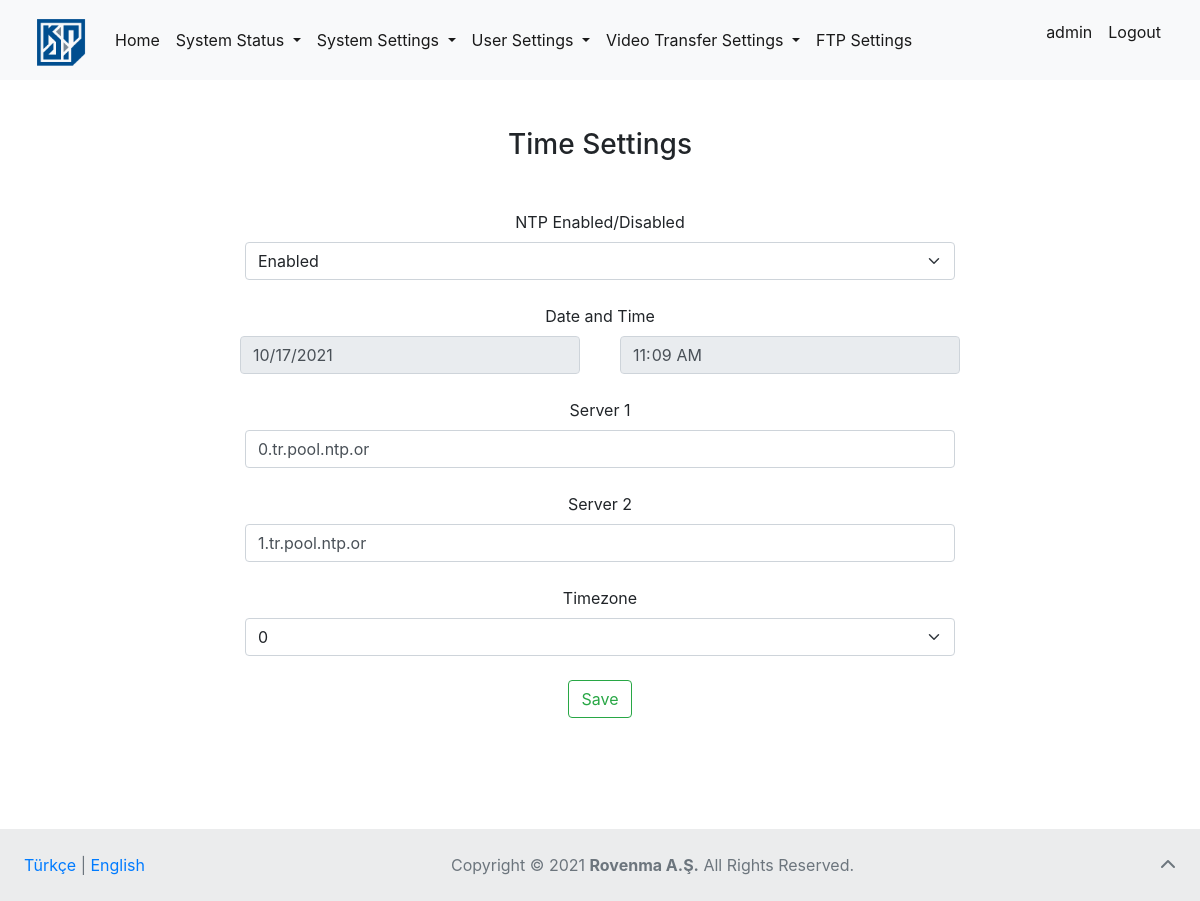
Page /time-settings/ (signed in) on the earlier database version.
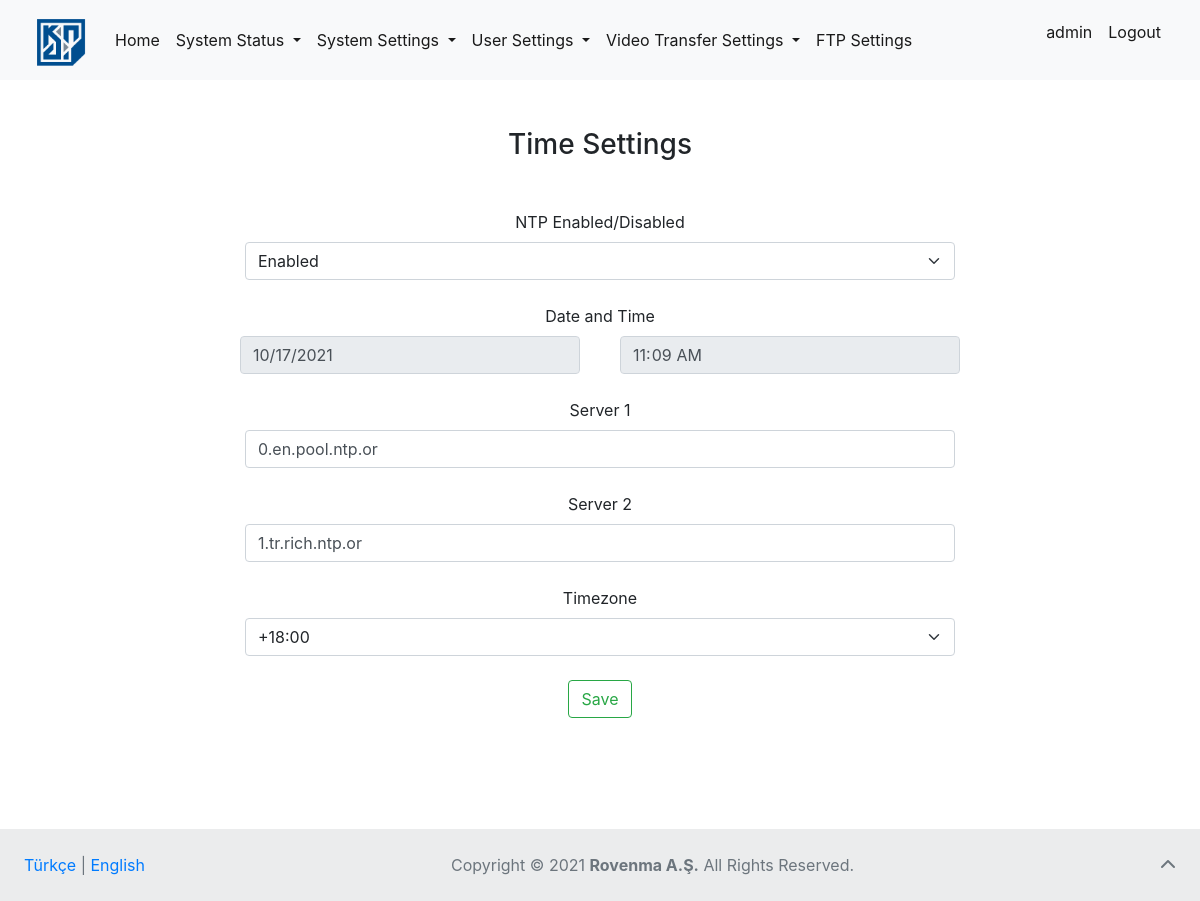
Same page on the later database version.
### page_articles/models.py (models this page shows, shortened)
class NavbarFooterArticles(models.Model):
    lang = models.CharField(
        verbose_name="Language (like TR or EN)", max_length=2)
    homepage = models.CharField(verbose_name="Home (link)", max_length=20)
    system_status = models.CharField(
        verbose_name="System Status (dropdown)", max_length=30)
    statistics_field = models.CharField(
        verbose_name="Statistics (field)", max_length=20)
    sensors = models.CharField(verbose_name="Sensors (field)", max_length=20)
    packets = models.CharField(verbose_name="Packets (field)", max_length=20, default=None, null=True)
    log_records = models.CharField(
        verbose_name="Log Records (field)", max_length=30)
    system_settings = models.CharField(
        verbose_name="System Settings (dropdown)", max_length=30)
    remote_access_settings = models.CharField(
        verbose_name="Remote Access Settings (field)", max_length=35)
    cli_access_settings = models.CharField(
        verbose_name="CLI Access Settings (field)", max_length=35)
    time_settings = models.CharField(
        verbose_name="Time Settings (field)", max_length=35)
    user_settings = models.CharField(
        verbose_name="User Settings (dropdown)", max_length=35)
    user_administration = models.CharField(
        verbose_name="User Administration (field)", max_length=30)
    authorization = models.CharField(
        verbose_name="Authorization (field)", max_length=35)
    password_changing = models.CharField(
        verbose_name="Password Changing (field)", max_length=35)
    video_transfer = models.CharField(
        verbose_name="Video Transfer Settings (dropdown)", max_length=35, default=None, null=True)
    video_transfer_settings = models.CharField(
        verbose_name="Settings (field)", max_length=15, default=None, null=True)
    input_settings = models.CharField(
        verbose_name="Input Settings (field)", max_length=18, default=None, null=True)
    ftp_settings = models.CharField(
        verbose_name="FTP Settings (field)", max_length=15, default=None, null=True)
    logout_link = models.CharField(verbose_name="Logout (link)", max_length=20)
    footer = models.CharField(
        verbose_name="All Rights Reserved (text)", max_length=35)

class TimeSettingsArticles(models.Model):
    lang = models.CharField(
        verbose_name="Language (like TR or EN)", max_length=2)
    title = models.CharField(
        verbose_name="Time Settings (title)", max_length=35)
    ntp_enabled = models.CharField(
        verbose_name="NTP Enabled/Disabled (field)", max_length=30)
    date_time_field = models.CharField(
        verbose_name="Date and Time (field)", max_length=25)
    server_field = models.CharField(
        verbose_name="Server (field)", max_length=25)
    ip_address = models.CharField(
        verbose_name="IP Address (field)", max_length=50)
    timezone = models.CharField(verbose_name="Timezone (field)", max_length=25)
    enabled = models.CharField(verbose_name="Enabled (text)", max_length=25)
    disabled = models.CharField(verbose_name="Disabled (text)", max_length=25)
    save_text = models.CharField(verbose_name="Save (text)", max_length=25)

### settings/models.py (models this page shows, shortened)
class TimeSettings(models.Model):
    TIMEZONES = [
        ("0", "0"),
        ("1", "1"),
        ("2", "2"),
        ("3", "3"),
        ("4", "4"),
        ("5", "5"),
        ("6", "6"),
        ("7", "7"),
        ("8", "8"),
        ("9", "9"),
        ("10", "10"),
        ("11", "11"),
        ("12", "12"),
        ("13", "13"),
        ("14", "14"),
        ("15", "15"),
        ("16", "16"),
        ("17", "17"),
        ("18", "18"),
        ("19", "19"),
        ("20", "20"),
        ("21", "21"),
        ("22", "22"),
        ("23", "23"),
        ("24", "24")
    ]
    use_ntp = models.BooleanField(verbose_name="Use NTP")
    date = models.DateField(verbose_name="Date")
    time = models.TimeField(verbose_name="Time")
    server1 = models.CharField(verbose_name="Server 1", max_length=200)
    server2 = models.CharField(verbose_name="Server 2", max_length=200)
    timezone = models.CharField(verbose_name="Timezone", max_length=2, choices=TIMEZONES, default=0)

### settings/views.py (the view)
# urls.py: path('time-settings/', views.time_settings_view, name="time_settings"),
def time_settings_view(request):
    if request.user.is_authenticated:
        lang = "EN"
        cookie_lang = request.COOKIES.get("lang")
        for article in TimeSettingsArticles.objects.all():
            if cookie_lang == article.lang:
                lang = article.lang
                break
        articles = TimeSettingsArticles.objects.get(lang=lang)
        navbar = NavbarFooterArticles.objects.get(lang=lang)
        times = [0]
        for time in range(24):
            times.append(time+1)
        time_setting = TimeSettings.objects.all().first()
        if request.method == "POST":
            time_setting.use_ntp = request.POST.get("ntp_use")
            time_setting.time = request.POST.get("time")
            time_setting.date = request.POST.get("date")
            time_setting.server1 = request.POST.get("server1")
            time_setting.server2 = request.POST.get("server2")
            time_setting.timezone = request.POST.get("timezone")
            time_setting.save()
            return redirect("time_settings")
        else:
            hour = str(time_setting.time.hour)
            minute = str(time_setting.time.minute)
            day = str(time_setting.date.day)
            month = str(time_setting.date.month)
            if len(hour) == 1:
                hour = "0"+hour
            if len(minute) == 1:
                minute = "0"+minute
            if len(month) == 1:
                month = "0"+month
            if len(day) == 1:
                day = "0"+day
            context = {
                "times": times,
                "articles": articles,
                "time_settings": time_setting,
                "navbar_articles": navbar,
                "time": hour+":"+minute,
                "date": str(time_setting.date.year)+"-"+month+"-"+day
            }
            return render(request, "settings/time_settings.html", context=context)
    else:
        return redirect("login")

### templates/settings/time_settings.html (shortened to what this page needs)
{% extends 'base.html' %}
{% block body %}
<div class="container mt-5">
    <h3 class="text mt-3 mb-5">{{articles.title}}</h3>
    <form method="post">
        <div class="col-8 mt-4">
          <label for="ntp_use" class="form-label">{{articles.ntp_enabled}}</label>
          <select class="form-select" name="ntp_use" id="ntp_use">
              {% if time_settings.use_ntp %}
                <option value="True" selected>{{articles.enabled}}</option>
              {% else %}
                <option value="True">{{articles.enabled}}</option>
                <option value="False" selected>{{articles.disabled}}</option>
              {% endif %}
          </select>
        </div>
        <div class="row mt-4" id="date_time">
            <label for="date_time" class="form-label">{{articles.date_time_field}}</label>
            <div class="col-4 left">
              <input class="form-control " type="date" name="date" id="date">
            </div>
            <div class="col-4 right">
              <input class="form-control" type="time" name="time" id="time">
            </div>
        </div>
        <div class="col-8 mt-4">
          <label for="server1" class="form-label">{{articles.server_field}} 1</label>
          <input class="form-control" value="{{time_settings.server1}}" type="text" name="server1" id="server1">
        </div>
        <div class="col-8 mt-4">
          <label for="server2" class="form-label">{{articles.server_field}} 2</label>
          <input class="form-control" value="{{time_settings.server2}}" type="text" name="server2" id="server2">
        </div>
        <div class="col-8 mt-4 mb-4">
          <label for="timezone" class="form-label">{{articles.timezone}}</label>
          <select class="form-select" name="timezone" id="timezone">
              {% for time in times %}
              {% if time != 0 %}
                <option value="{{time}}">+{{time}}:00</option>
              {% else %}
                <option value="{{time}}">{{time}}</option>
              {% endif %}
              {% endfor %}
          </select>
        </div>
        <button type="submit" style="margin-bottom: 10%;" class="btn btn-outline-success">{{articles.save_text}}</button>
    </form>
</div>
{% endblock body %}

### templates/base.html (shortened to what this page needs)
<!DOCTYPE html>
<html lang="en">
  <head>
    <link
      href="https://cdn.jsdelivr.net/npm/bootstrap@5.0.2/dist/css/bootstrap.min.css"
      rel="stylesheet"
    />
    <link
      rel="stylesheet"
      href="https://stackpath.bootstrapcdn.com/bootstrap/4.1.3/css/bootstrap.min.css"
    />
  </head>
  <body>
    <div id="page-container">
        {% block nonavbar %}
            <nav class="navbar navbar-expand-lg navbar-light bg-light">
                <div class="container-fluid">
                  <a href="{% url 'home' %}" class="navbar-brand fs-3" href="#">
                    {% load static %}
                    <img
                      width="60"
                      height="50"
                      class="d-inline-block align-text-top"
                      src="{% static 'images/kindi.png' %}"
                      alt="Kindi"
                  /></a>
                  <div class="collapse navbar-collapse" id="navbarSupportedContent">
                    <ul class="navbar-nav me-auto mb-2 mb-lg-0">
                      <li class="nav-item">
                        <a
                          class="nav-link active"
                          aria-current="page"
                          href="{% url 'home' %}"
                          >{{ navbar_articles.homepage }}</a
                        >
                      </li>
                      <div class="nav navbar-nav me-auto mb-2 mb-lg-0">
                        <li class="nav-item dropdown">
                          <a
                            class="nav-link dropdown-toggle active"
                            href="#"
                            id="navbarDropdown"
                            role="button"
                            data-bs-toggle="dropdown"
                            aria-expanded="false"
                          >
                            {{ navbar_articles.system_status }}
                          </a>
                        </li>
                        <li class="nav-item dropdown">
                          <a
                            class="nav-link dropdown-toggle active"
                            href="#"
                            id="system_settings"
                            role="button"
                            data-bs-toggle="dropdown"
                            aria-expanded="false"
                          >
                            {{ navbar_articles.system_settings}}
                          </a>
                        </li>
                        <li class="nav-item dropdown">
                          <a
                            class="nav-link dropdown-toggle active"
                            href="#"
                            id="user_settings"
                            role="button"
                            data-bs-toggle="dropdown"
                            aria-expanded="false"
                          >
                            {{ navbar_articles.user_settings }}
                          </a>
                        </li>
                        <li class="nav-item dropdown">
                          <a
                            class="nav-link dropdown-toggle active"
                            href="#"
                            id="video_transfer"
                            role="button"
                            data-bs-toggle="dropdown"
                            aria-expanded="false"
                          >
                            {{ navbar_articles.video_transfer }}
                          </a>
                        </li>
                      </div>
                      <li class="nav-item">
                        <a
                          class="nav-link active"
                          aria-current="page"
                          href="{% url 'ftp_settings' %}"
                          >{{ navbar_articles.ftp_settings }}</a
                        >
                      </li>
                    </ul>
                    <ul class="nav navbar-nav navbar-right">
                      <li class="nav-item">
                        <p class="nav-link active">{{request.user}}</p>
                      </li>
                      <li class="nav-item">
                        <a
                          class="nav-link active"
                          aria-current="page"
                          href="{% url 'logout' %}"
                          >{{ navbar_articles.logout_link }}</a
                        >
                      </li>
                    </ul>
                  </div>
                </div>
              </nav>
        {% endblock nonavbar %}
        <div id="content-wrap">
         {% block body %} {% endblock body %}
        </div>
        {% block nofooter %}
            <footer id="footer" class="text-center text-lg-start bg-light text-muted">
          <div
            class="text-center p-4"
            style="background-color: rgba(0, 0, 0, 0.05)"
          >
            <div style="display: inline-block; float: left;">
              <a href="{% url 'change_lang' lang='TR' %}">Türkçe</a> |
              <a href="{% url 'change_lang' lang='EN' %}">English</a>
            </div>
            <div style="text-align: center;">
              <a
                href="https://www.copyright.gov/what-is-copyright/"
                class="text-reset"
                target="_blank"
                >Copyright ©</a
              >
              2021
              <a
                target="_blank"
                class="text-reset fw-bold"
                href="https://www.rovenma.com/"
                >Rovenma A.Ş.</a
              >
              {{ navbar_articles.footer }}.
            <a
              class="text-muted"
              style="display: inline-block; float: right"
              href="#"
              ><i class="fas fa-chevron-up"></i
            ></a>
            </div>
          </div>
        </footer>
        {% endblock nofooter %}
  </body>
</html>

### templates/base.html (style rules this page uses)
#page-container { position: relative; min-height: 100vh; }
#content-wrap { padding-bottom: 4.5rem; }
#footer { position: absolute; bottom: 0; width: 100%; height: 4.5rem; }

### templates/settings/time_settings.html (style rules this page uses)
h3 { text-align: center; }
form { text-align: center; }
.col-8 { margin-left: auto; margin-right: auto; }
.row { margin-left: auto; margin-right: auto; }
.row .left { margin-left: auto; margin-right: 5px; }
.row .right { margin-right: auto; margin-left: 5px; }

Differences in the rows shown:
changed TimeSettings "Enabled": server1 "0.tr.pool.ntp.or" → "0.en.pool.ntp.or"; server2 "1.tr.pool.ntp.or" → "1.tr.rich.ntp.or"
Other differences:
form field timezone: "0" → "+18:00"
